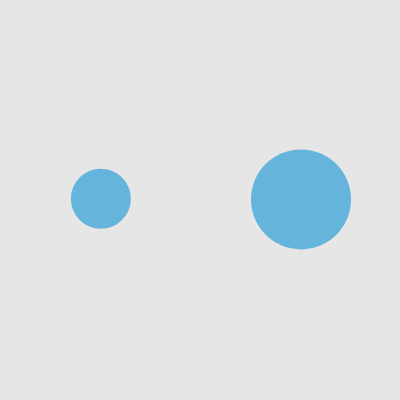
Frame 1 (no input)
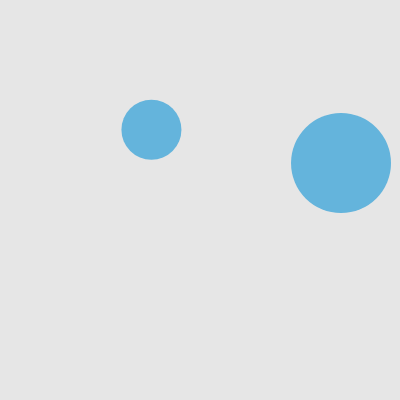
Frame 60 (no input)
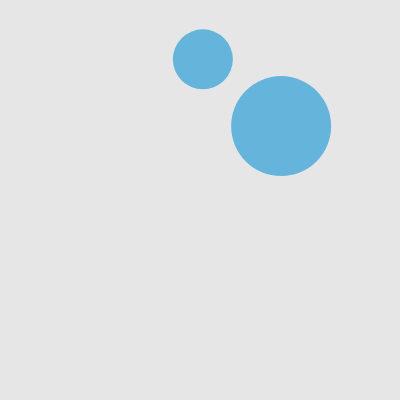
Frame 120 (the mouse pressed at the canvas centre since frame 60)

The p5.js sketch that drew these frames (run headless with seeded random() and noise() and a simulated clock; from frame 60 on, the mouse is pressed at the canvas centre):

// p5.js sketch
// ── sketch.js
// DM2008 — Activity 5a [Guided]
// Colliding Circles (30 min)
//
// A vector stores position and movement together — cleaner than separate x and y variables.
// Your job is to get two balls moving, then detect and respond to their collision.
//
// Suggested order:
// 1. Create two Ball objects in setup()
// 2. Check the distance between them in draw()
// 3. Trigger a visual response when they collide
// 4. Implement edge behaviour in move() — wrap or bounce, your choice
//
// Stretch: add a third ball, or make the collision response affect both balls.

let balls = [];
let radiusA = 30;
let radiusB = 50;

function setup() {
  createCanvas(400, 400);

  // Create two balls at different starting positions
  balls.push(new Ball(100, 200, radiusA));
  balls.push(new Ball(300, 200, radiusB));
}

function draw() {
  background(230);

  // Check collision between the two balls
  let d = dist(
    balls[0].pos.x,
    balls[0].pos.y,
    balls[1].pos.x,
    balls[1].pos.y
  );

  let colliding = d < balls[0].r + balls[1].r;

  // Make both balls respond when they collide
  if (colliding) {
    balls[0].wasColliding = true;
    balls[1].wasColliding = true;
  } else {
    balls[0].wasColliding = false;
    balls[1].wasColliding = false;
  }

  // Move and display all balls
  for (let i = 0; i < balls.length; i++) {
    balls[i].move();
    balls[i].show(balls[i].wasColliding);
  }
}

class Ball {
  constructor(x, y, r) {
    // Position and velocity are stored as vectors
    this.pos = createVector(x, y);
    this.vel = createVector(random(-2, 2), random(-2, 2));

    this.r = r;
    this.wasColliding = false;
  }

  move() {
    // Move the ball using its velocity vector
    this.pos.add(this.vel);

    // Bounce off the edges
    if (this.pos.x + this.r > width || this.pos.x - this.r < 0) {
      this.vel.x *= -1;
    }

    if (this.pos.y + this.r > height || this.pos.y - this.r < 0) {
      this.vel.y *= -1;
    }

    // Keep the ball inside the canvas
    this.pos.x = constrain(this.pos.x, this.r, width - this.r);
    this.pos.y = constrain(this.pos.y, this.r, height - this.r);
  }

  show(colliding) {
    // Change colour when the balls collide
    if (colliding) {
      fill(255, 100, 100);
    } else {
      fill(100, 180, 220);
    }

    noStroke();
    ellipse(this.pos.x, this.pos.y, this.r * 2);
  }
}
